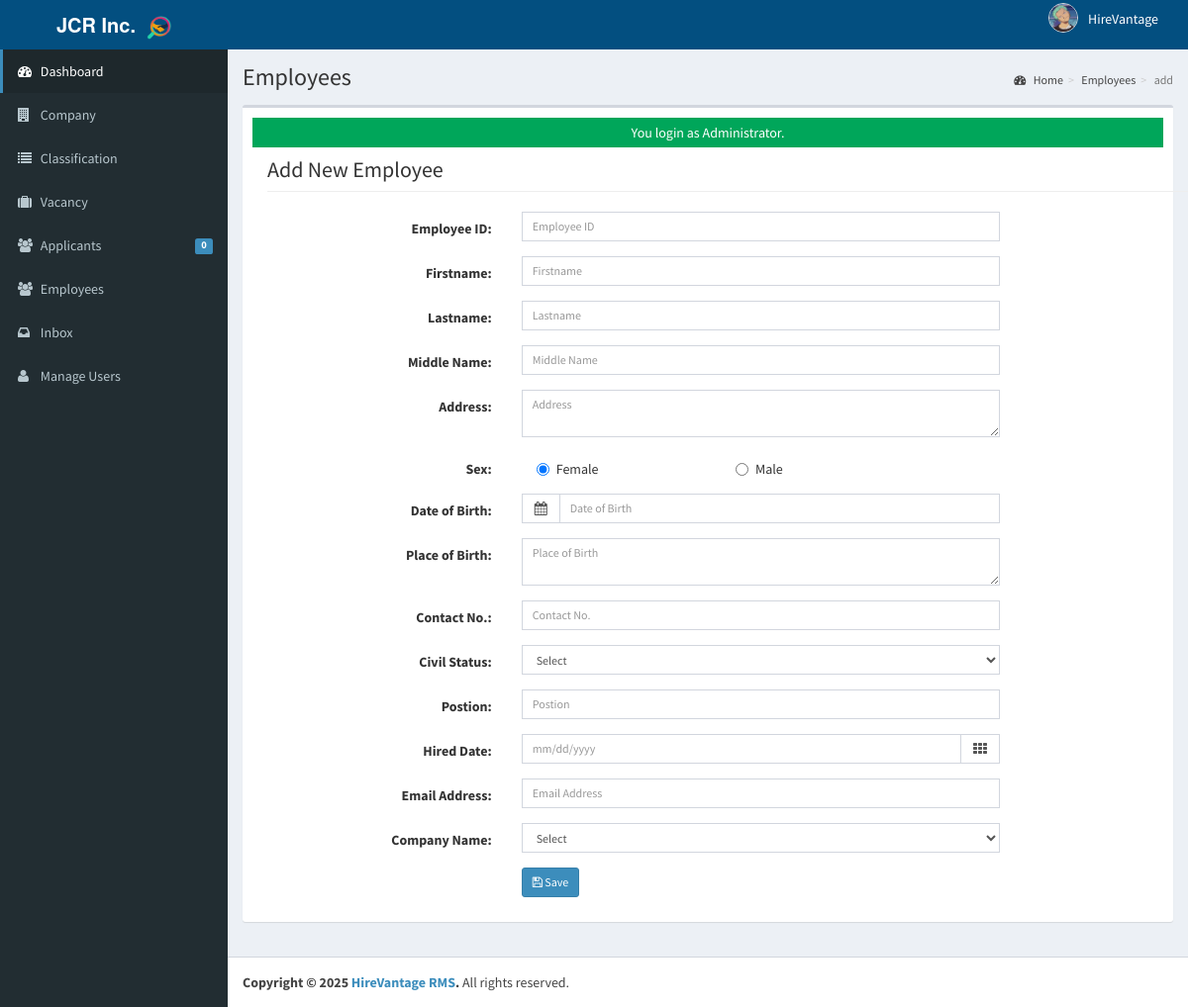
The page /admin/employee/index.php?view=add (signed in) on the database its author committed.
### tables this page shows
CREATE TABLE `tblusers` (
  `USERID` varchar(30) NOT NULL,
  `FULLNAME` varchar(40) NOT NULL,
  `USERNAME` varchar(90) NOT NULL,
  `PASS` varchar(90) NOT NULL,
  `ROLE` varchar(30) NOT NULL,
  `PICLOCATION` varchar(255) NOT NULL
);

### admin/employee/add.php (the view, shortened to what the rows shown need)
<section id="feature" class="transparent-bg">
       <div class="container">
          <div class="center wow fadeInDown">
                <h2 class="page-header">Add New Employee</h2>
           </div>
       </div>
   </section>

### admin/theme/admin.php (shortened to what the rows shown need)
<!DOCTYPE html>
<html>
    <head>
        <link rel="stylesheet" href="<?php echo web_root;?>bootstrap/css/bootstrap.min.css">
        <link rel="stylesheet" href="<?php echo web_root;?>plugins/font-awesome/css/font-awesome.min.css">
        <link rel="stylesheet" href="<?php echo web_root;?>dist/css/AdminLTE.min.css">
        <link rel="stylesheet" href="<?php echo web_root;?>dist/css/skins/_all-skins.min.css">
        <link rel="stylesheet" href="<?php echo web_root;?>plugins/iCheck/flat/blue.css">
        <link rel="stylesheet" href="<?php echo web_root;?>plugins/morris/morris.css">
        <link rel="stylesheet" href="<?php echo web_root;?>plugins/jvectormap/jquery-jvectormap-1.2.2.css">
        <link href="<?php echo web_root; ?>plugins/datepicker/bootstrap-datetimepicker.min.css" rel="stylesheet" media="screen">
        <link rel="stylesheet" href="<?php echo web_root;?>plugins/dataTables/jquery.dataTables.min.css">
        <link rel="stylesheet" href="<?php echo web_root;?>plugins/bootstrap-wysihtml5/bootstrap3-wysihtml5.min.css">
    </head>
 <body class="hold-transition skin-blue fixed sidebar-mini">
<div class="wrapper">
  <header class="main-header">
    <nav class="navbar navbar-static-top" role="navigation" style="background-color:#034f80;">
      <div class="navbar-custom-menu">
    <ul class="nav navbar-nav">
        <?php
            $user = New User();
            $singleuser = $user->single_user($_SESSION['ADMIN_USERID']);
            if ($singleuser && isset($singleuser->PICLOCATION) && isset($singleuser->FULLNAME)) {
        ?>
        <li class="dropdown user user-menu" style="padding-right: 20px;">
            <a href="#" class="dropdown-toggle" data-toggle="dropdown" style="display: flex; align-items: center; padding: 5px 10px; border-radius: 5px; transition: background-color 0.3s ease;">
                <img src="<?php echo web_root.'admin/user/'. $singleuser->PICLOCATION;?>" class="user-image" alt="User Image" style="margin-right: 10px; border-radius: 50%; width: 30px; height: 30px; object-fit: cover; border: 1px solid #ddd;">
                <span class="hidden-xs" style="font-weight: 500; "><?php echo $singleuser->FULLNAME; ?></span>
            </a>
        </li>
        <?php
            }
        ?>
    </ul>
</div>
    </nav>
  </header>
  <div class="content-wrapper">
  <section class="content-header">
      <h1>
        <?php echo isset($title) ? $title : ''; ?>
      </h1>
    </section>
         <section class="content">
          <div class="row">
            <div class="col-xs-12">
              <div class="box">
                <div class="box-body">
              <?php
               require_once $content;
               ?>
             </div>
             </div>
           </div>
         </div>
         </section>
 </div>
    </body>
</html>

### rows shown on the page
tblusers: PICLOCATION (picture), FULLNAME "HireVantage"

### other values the page prints
$pending->APPL "0"
$title "Employees"
$_GET['view'] "add"
$_SESSION['message'] "You login as Administrator."
